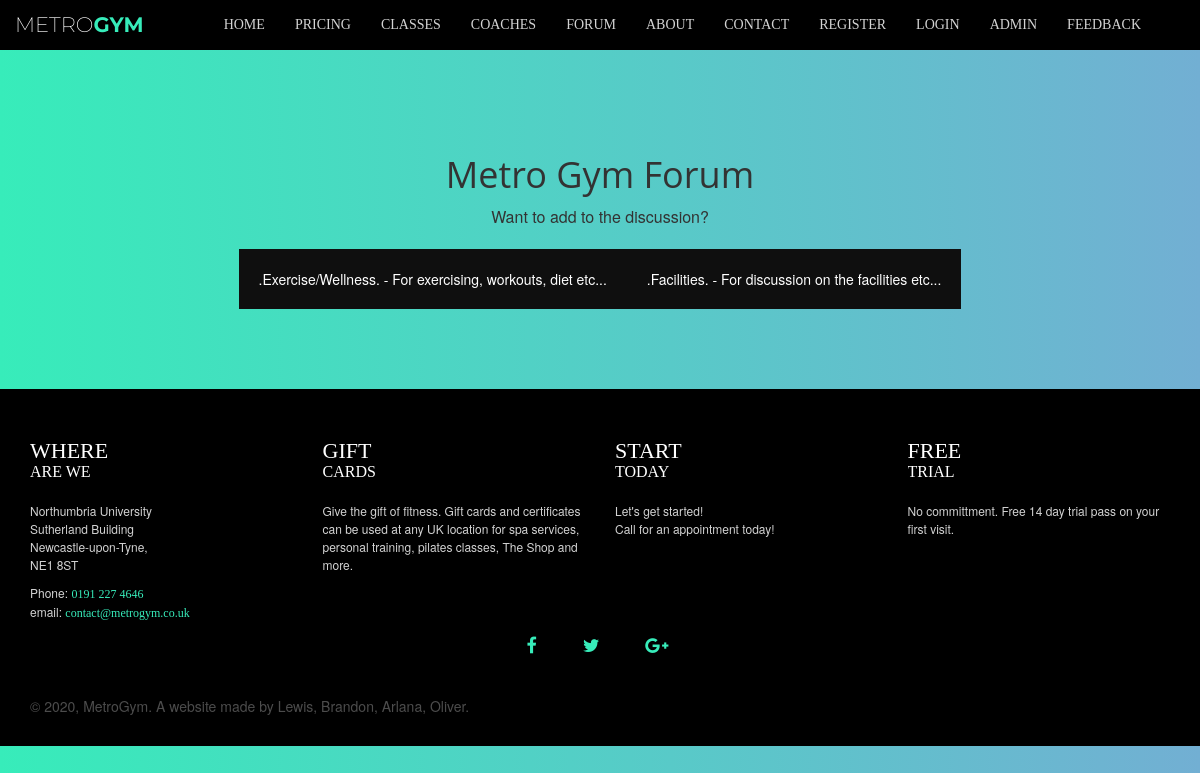
Screenshot of /forum/forum.php (signed in) with the database file from the repository.
### tables this page shows
CREATE TABLE `tblcategories` (
  `id` tinyint(4) NOT NULL,
  `category_title` varchar(150) NOT NULL,
  `category_description` varchar(255) NOT NULL,
  `last_post_date` datetime DEFAULT NULL,
  `last_user_posted` int(11) DEFAULT NULL
);

### forum/forum.php (the view, shortened to what this page needs)
<?php
include('../group/global/makeHeader.php');
echo makeHeader();
?>
<head>
</head>
<body id="page-top" class="page forum">
<?php include('../group/global/makeNav.php');
    echo makeNav();
?>
<section class="forum">
    <div class="text-center">
        <h1>Metro Gym Forum </h1>
    </div>
    <div class="container">
        <div class ="row">
            <div style = "text-align: center;">
                <p>Want to add to the discussion?</p>
                <br>
            </div>
        </div>
        <div class="row">
            <div id="content">
                <div style = "text-align: center;">
                    <?php
                    include('../server/config/config.php');
                    $sql = "SELECT * FROM tblcategories ORDER BY category_title ASC";
                    $result = mysqli_query($link, $sql) or die (mysqli_error(connection));
                    $categories ="";
                    if (mysqli_num_rows($result) > 0){
                        while ($row = mysqli_fetch_assoc($result)){
                            $id = $row['id'];
                            $title = $row['category_title'];
                            $description = $row['category_description'];
                            $categories .="<a href='view_category.php?cid=".$id."' class = 'cat_links'>.$title. - <font size=' -1'></font>".$description."</a>";
                        }
                        echo $categories;
                    } else {
                            echo "<p> Currently there are no categories are available. </p>";
                        }
                    ?>
                </div>
            </div>
        </div>
    </div>
</section>
<?php
include('../group/global/makeFooter.php');
echo makeFooter();
?>
</body>
<html>

### resources/css/style.css (style rules this page uses)
html, body { height: 100%; width: 100%; }
body { font-family: 'ProximaNova-Regular', 'Helvetica Neue', Arial, sans-serif; }
a { -webkit-transition: all 0.35s; -moz-transition: all 0.35s; transition: all 0.35s; color: #37ecba; }
h1, h2, h3, h4 { font-family: 'Open Sans', 'Helvetica Neue', Arial, sans-serif; }
p { font-size: 16px; line-height: 1.5; margin-bottom: 20px; }
section { padding: 100px 0; }
body { -webkit-tap-highlight-color: #222222; background-color: #252525; }
.page { background-image: linear-gradient(to right, #37ecba 0%, #72afd3 100%); background-size: cover; padding-top: 35px; }
.cat_links { background: #0f0f0f; padding: 20px; color: white; }

### rows the page displays
tblcategories: category_title "Exercise/Wellness", category_description "For exercising, workouts, diet etc..."
tblcategories: category_title "Facilities", category_description "For discussion on the facilities etc..."
